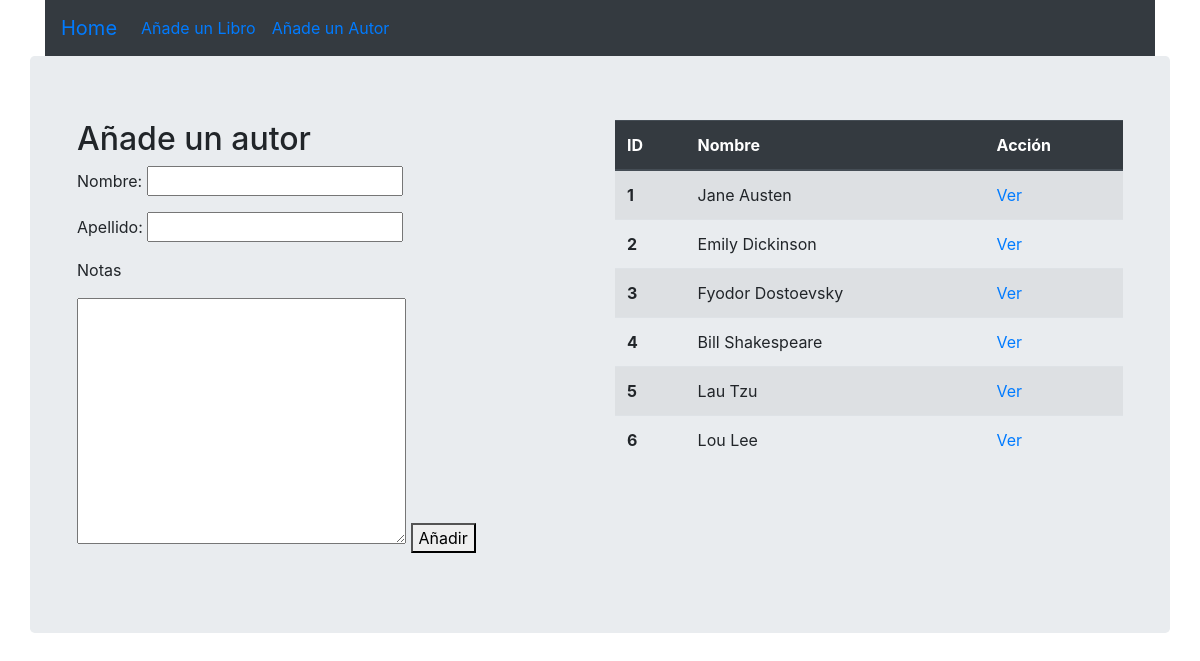
/addAuthor, run on the app's committed database.
### libros_autores_shell_app/models.py (models this page shows)
class Author(models.Model):
    first_name = models.CharField(max_length=45)
    last_name = models.CharField(max_length=45)
    books = models.ManyToManyField(Book, related_name="authors")
    notas = models.TextField()
    created_at = models.DateTimeField(auto_now_add=True)
    updated_at = models.DateTimeField(auto_now=True)

### libros_autores_shell_app/views.py (the view)
# urls.py: path('addAuthor', views.addAuthor),
def addAuthor(request):
    context = {
        'authors' : Author.objects.all()
    }
    return render(request, 'addAuthor.html', context)

### libros_autores_shell_app/templates/addAuthor.html (shortened to what this page needs)
<!DOCTYPE html>
<html lang="en">
<head>
    {% load static %}
    <link rel="stylesheet" type="text/css" href="{% static  'css/style.css' %}">
    <link rel="stylesheet" href="https://cdn.jsdelivr.net/npm/bootstrap@4.5.3/dist/css/bootstrap.min.css">
</head>
<body>
    <div class="container">
        <div class="navbar navbar-expand bg-dark">
            <ul class="navbar-nav">
                <li class="nav-item active">
                    <a class="navbar-brand" href="/">Home</a>
                </li>
                <li class="nav-item">
                    <a class="nav-link active" href="/addBook">Añade un Libro</a>
                </li>
                <li class="nav-item">
                    <a class="nav-link active" href="/addAuthor">Añade un Autor</a>
                </li>
            </ul>
        </div>
        <div class="jumbotron row">
            <div class="form-group col">
                <h2>Añade un autor</h2>
                <form action="/submitAuthor" method="POST">
                    <p>Nombre: <input type="text" name="first_name"></p>
                    <p>Apellido: <input type="text" name="last_name"></p>
                    <p>Notas</p>
                    <textarea name="notas" rows="10" cols="30"></textarea>
                    <button type="Añadir">Añadir</button>
                </form>
            </div>
            <div class="col">
                <table class="table table-striped">
                    <thead class="thead-dark">
                        <th scope="col">ID</th>
                        <th scope="col">Nombre</th>
                        <th scope="col">Acción</th>
                    </thead>
                    <tbody>
                        {% for author in authors %}
                        <tr>
                            <th scope="col">{{ author.id }}</th>
                            <td>{{ author.first_name }} {{ author.last_name }}</td>
                            <td><a href="/author/{{author.id}}">Ver</a></td>
                        </tr>
                        {% endfor %}
                    </tbody>
                </table>
            </div>
        </div>
    </div>
</body>
</html>

### libros_autores_shell_app/static/css/style.css (style rules this page uses)
body { width: 100%; }

### data on the page
Author: id "1", first_name "Jane", last_name "Austen"
Author: id "2", first_name "Emily", last_name "Dickinson"
Author: id "3", first_name "Fyodor", last_name "Dostoevsky"
Author: id "4", first_name "Bill", last_name "Shakespeare"
Author: id "5", first_name "Lau", last_name "Tzu"
Author: id "6", first_name "Lou", last_name "Lee"
